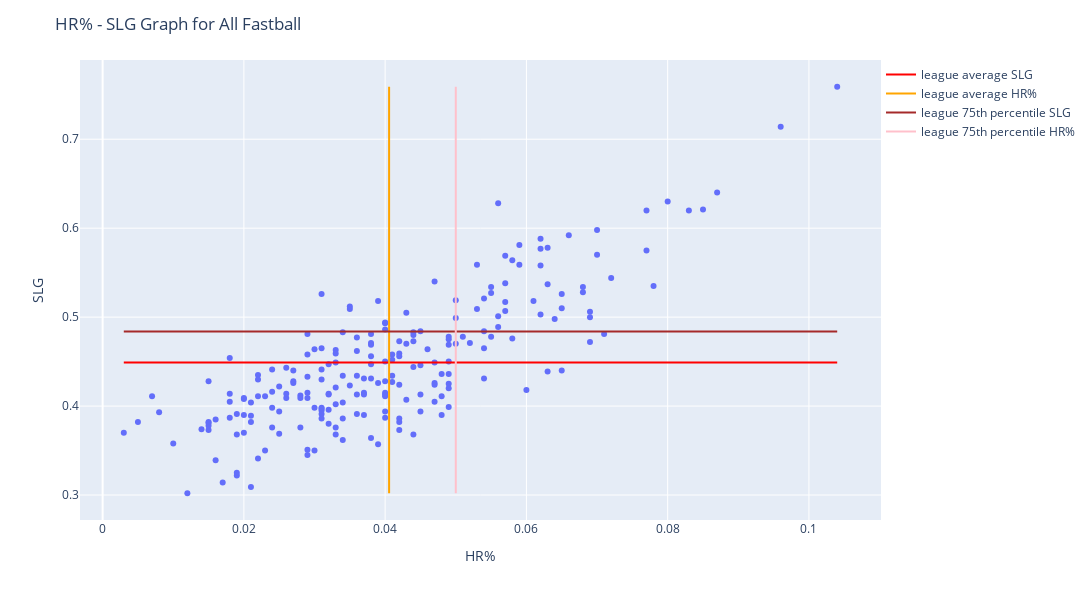

Here is the notebook cell this chart was saved with:
### Code cell
reload()
func.x_y_scatter(power_df, "HR%", "SLG")

### Figure 1 — Plotly figure (JSON) as saved in the notebook; plotly's stock layout.template omitted (floating-point values rounded to 4 significant figures; data arrays with more than 128 entries replaced by an {"elided": "..."} marker saying what was removed)
{"data": [{"hovertemplate": "<b>%{hovertext}</b><br><br><extra></extra>", "hovertext": {"elided": "218 str values"}, "legendgroup": "", "marker": {"color": "#636efa", "symbol": "circle"}, "mode": "markers", "name": "", "orientation": "v", "showlegend": false, "type": "scatter", "x": {"elided": "218 float values"}, "xaxis": "x", "y": {"elided": "218 float values"}, "yaxis": "y"}, {"line": {"color": "red", "width": 2}, "mode": "lines", "name": "league average SLG", "type": "scatter", "x": [0.003, 0.104], "y": [0.449, 0.449]}, {"line": {"color": "orange", "width": 2}, "mode": "lines", "name": "league average HR%", "type": "scatter", "x": [0.04056, 0.04056], "y": [0.302, 0.759]}, {"line": {"color": "brown", "width": 2}, "mode": "lines", "name": "league 75th percentile SLG", "type": "scatter", "x": [0.003, 0.104], "y": [0.4838, 0.4838]}, {"line": {"color": "pink", "width": 2}, "mode": "lines", "name": "league 75th percentile HR%", "type": "scatter", "x": [0.05, 0.05], "y": [0.302, 0.759]}], "layout": {"height": 600, "legend": {"tracegroupgap": 0, "x": 1, "y": 1}, "margin": {"t": 60}, "showlegend": true, "title": {"text": "HR% - SLG Graph for All Fastball"}, "width": 1200, "xaxis": {"anchor": "y", "domain": [0, 1], "title": {"text": "HR%"}}, "yaxis": {"anchor": "x", "domain": [0, 1], "title": {"text": "SLG"}}}}
